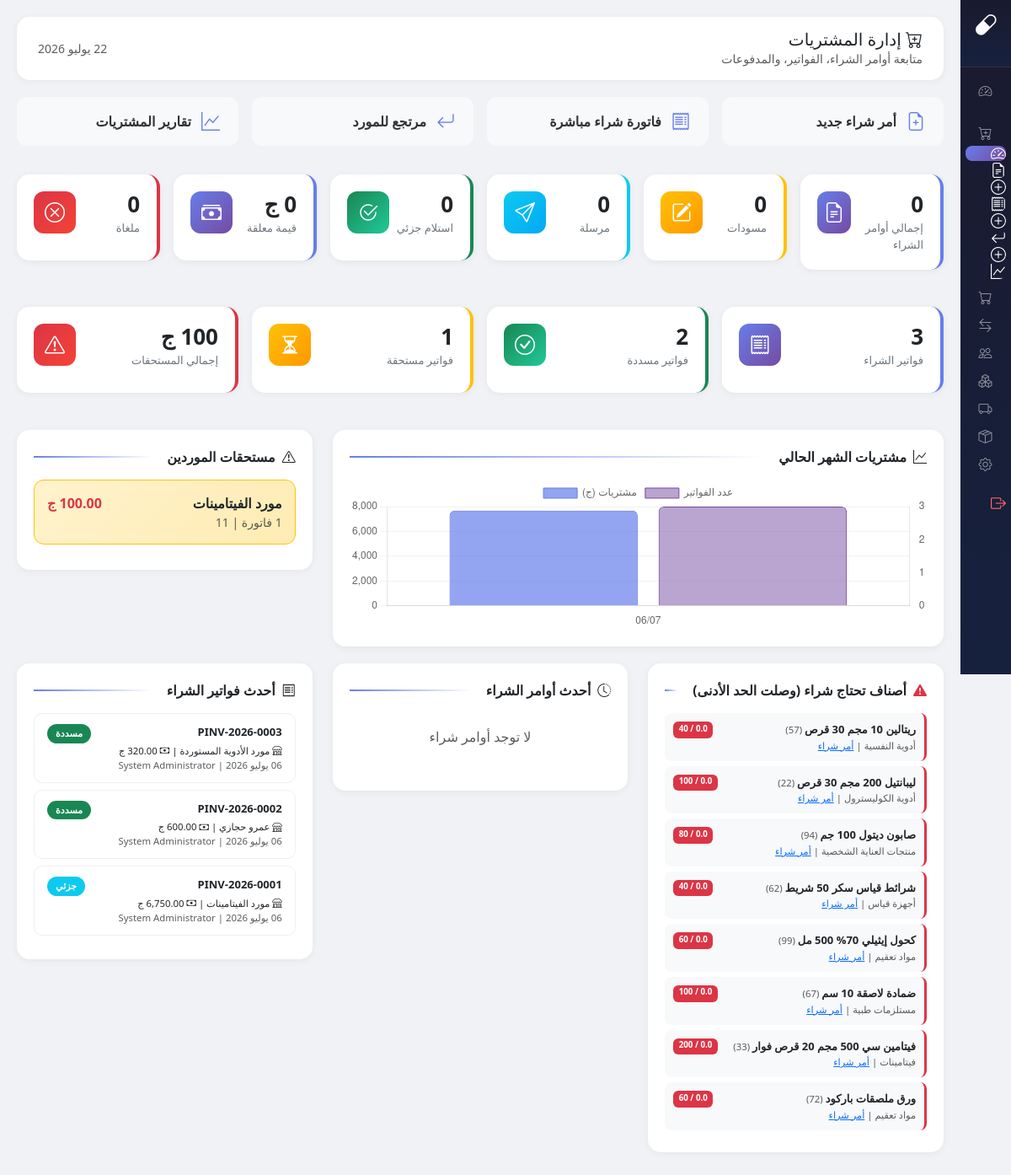
The app's page /modules/purchases/index.php (signed in), older data.
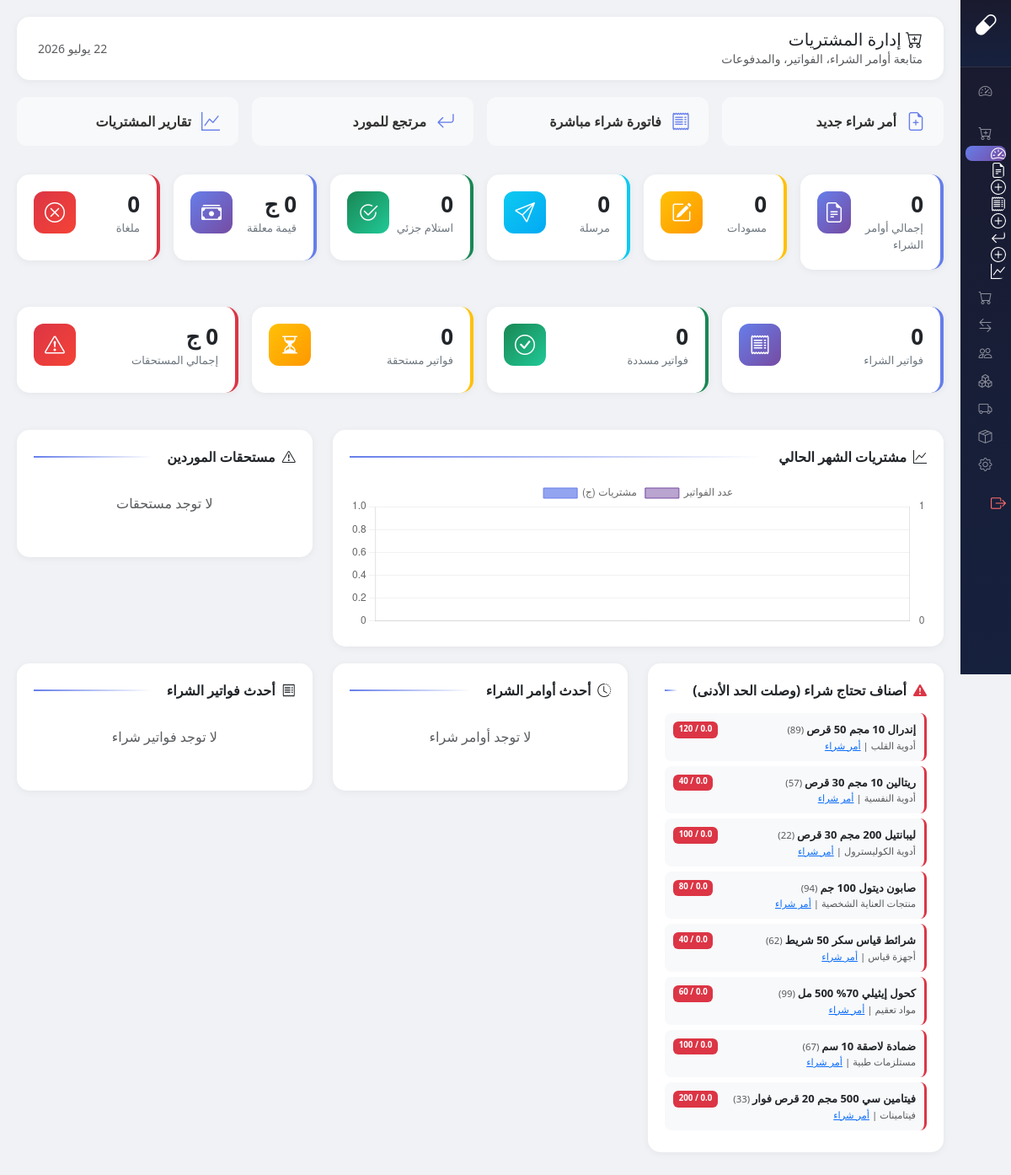
The same page, newer data.
### tables this page shows
CREATE TABLE `suppliers` (
  `id` int(11) NOT NULL,
  `supplier_code` varchar(20) NOT NULL COMMENT 'كود المورد التسلسلي',
  `supplier_name` varchar(100) NOT NULL,
  `phone` varchar(20) DEFAULT NULL,
  `email` varchar(100) DEFAULT NULL,
  `address` text DEFAULT NULL,
  `is_active` tinyint(1) DEFAULT 1,
  `created_at` timestamp NOT NULL DEFAULT current_timestamp(),
  `delivery_time` varchar(50) DEFAULT 'نفس اليوم',
  `delivery_time_id` int(11) DEFAULT NULL,
  `notes` text DEFAULT NULL,
  `source` enum('estock','manual') DEFAULT 'estock',
  `estock_id` decimal(18,0) DEFAULT NULL,
  `manual_code` varchar(50) DEFAULT NULL,
  `supplier_name_en` varchar(100) DEFAULT NULL,
  `supplier_type` varchar(20) DEFAULT 'company',
  `payment_type` varchar(20) DEFAULT 'cash',
  `credit_limit` decimal(12,2) DEFAULT 0.00,
  `grace_period` int(11) DEFAULT 0,
  `return_policy` text DEFAULT NULL,
  `instapay_number` varchar(50) DEFAULT NULL,
  `wallet_number` varchar(50) DEFAULT NULL,
  `deleted_at` datetime DEFAULT NULL,
  `created_by` int(11) DEFAULT NULL,
  `updated_at` timestamp NOT NULL DEFAULT current_timestamp() ON UPDATE current_timestamp()
);

CREATE TABLE `products` (
  `id` int(11) NOT NULL,
  `product_code` varchar(50) NOT NULL,
  `product_name` varchar(200) NOT NULL,
  `product_name_en` varchar(200) DEFAULT NULL,
  `scientific_name` varchar(200) DEFAULT NULL,
  `product_type_id` int(11) DEFAULT 1,
  `is_service` tinyint(1) DEFAULT 0,
  `hide_in_receipt` tinyint(1) DEFAULT 0,
  `is_shortage` tinyint(1) DEFAULT 0,
  `max_stock` float DEFAULT 0,
  `min_stock` float DEFAULT 0,
  `reorder_point` float DEFAULT 0,
  `category` varchar(100) DEFAULT NULL,
  `manufacturer` varchar(100) DEFAULT NULL,
  `category_id` int(11) DEFAULT NULL,
  `company_id` int(11) DEFAULT NULL,
  `sell_price` decimal(10,2) DEFAULT 0.00,
  `unit2_sell_price` decimal(10,2) DEFAULT 0.00,
  `unit3_sell_price` decimal(10,2) DEFAULT 0.00,
  `has_expire` tinyint(1) DEFAULT 0,
  `is_drug` tinyint(1) DEFAULT 0,
  `can_be_negative` tinyint(1) DEFAULT 0,
  `is_made` tinyint(1) DEFAULT 0,
  `print_barcode` int(11) DEFAULT 0,
  `barcode_type` varchar(20) DEFAULT NULL,
  `group_id` int(11) DEFAULT NULL,
  `cost_price` decimal(10,2) DEFAULT 0.00,
  `is_imported` tinyint(4) DEFAULT 0,
  `notes` text DEFAULT NULL,
  `print_internal_barcode` tinyint(1) DEFAULT 0,
  `allow_discount` tinyint(1) DEFAULT 1,
  `max_discount` decimal(5,2) DEFAULT 0.00,
  `unit1_id` int(11) DEFAULT NULL,
  `unit2_id` int(11) DEFAULT NULL,
  `unit3_id` int(11) DEFAULT NULL,
  `unit1_to_unit2` decimal(18,0) DEFAULT NULL,
  `unit1_to_unit3` decimal(18,0) DEFAULT NULL,
  `default_sale_unit` int(11) DEFAULT 1,
  `is_active` tinyint(1) DEFAULT 1,
  `created_at` timestamp NOT NULL DEFAULT current_timestamp(),
  `updated_at` timestamp NOT NULL DEFAULT current_timestamp() ON UPDATE current_timestamp(),
  `source` enum('estock','manual') DEFAULT 'estock',
  `estock_id` decimal(18,0) DEFAULT NULL,
  `manual_code` varchar(50) DEFAULT NULL
);

CREATE TABLE `product_categories` (
  `id` int(11) NOT NULL,
  `category_name_ar` varchar(100) NOT NULL,
  `category_name_en` varchar(100) DEFAULT NULL,
  `is_active` tinyint(4) DEFAULT 1,
  `created_at` timestamp NOT NULL DEFAULT current_timestamp()
);

CREATE TABLE `purchase_invoices` (
  `id` int(11) NOT NULL,
  `invoice_number` varchar(20) NOT NULL,
  `po_id` int(11) DEFAULT NULL,
  `supplier_id` int(11) NOT NULL,
  `branch_id` int(11) DEFAULT NULL,
  `store_id` int(11) DEFAULT NULL,
  `invoice_date` date NOT NULL DEFAULT curdate(),
  `due_date` date DEFAULT NULL,
  `status` enum('open','partial','paid','cancelled') NOT NULL DEFAULT 'open',
  `subtotal` decimal(12,2) NOT NULL DEFAULT 0.00,
  `discount_type` enum('percentage','fixed') DEFAULT NULL,
  `discount_value` decimal(12,2) DEFAULT 0.00,
  `vat_percent` decimal(5,2) DEFAULT 0.00,
  `vat_amount` decimal(12,2) DEFAULT 0.00,
  `shipping_cost` decimal(12,2) DEFAULT 0.00,
  `grand_total` decimal(12,2) NOT NULL DEFAULT 0.00,
  `paid_amount` decimal(12,2) DEFAULT 0.00,
  `remaining_amount` decimal(12,2) GENERATED ALWAYS AS (`grand_total` - `paid_amount`) STORED,
  `supplier_invoice_no` varchar(50) DEFAULT NULL,
  `notes` text DEFAULT NULL,
  `created_by` int(11) NOT NULL,
  `created_at` datetime DEFAULT current_timestamp(),
  `updated_at` datetime DEFAULT current_timestamp() ON UPDATE current_timestamp()
);

CREATE TABLE `users` (
  `id` int(11) NOT NULL,
  `username` varchar(50) NOT NULL,
  `password` varchar(255) NOT NULL,
  `full_name` varchar(100) NOT NULL,
  `role` enum('admin','pharmacist','purchaser','cashier') DEFAULT 'pharmacist',
  `branch_code` varchar(20) DEFAULT NULL,
  `phone` varchar(20) DEFAULT NULL,
  `is_active` tinyint(1) DEFAULT 1,
  `last_login` datetime DEFAULT NULL,
  `created_at` timestamp NOT NULL DEFAULT current_timestamp(),
  `updated_at` timestamp NOT NULL DEFAULT current_timestamp() ON UPDATE current_timestamp()
);

### modules/purchases/index.php (the view, shortened to what the changed rows need)
<?php
$db = getDB();
$today = date('Y-m-d');
$monthStart = date('Y-m-01');
$invStats = $db->query("
    SELECT
        COUNT(*) as total,
        SUM(CASE WHEN status='open' THEN 1 ELSE 0 END) as open,
        SUM(CASE WHEN status='partial' THEN 1 ELSE 0 END) as partial,
        SUM(CASE WHEN status='paid' THEN 1 ELSE 0 END) as paid,
        COALESCE(SUM(CASE WHEN status IN ('open','partial') THEN remaining_amount ELSE 0 END), 0) as total_dues,
        COALESCE(SUM(CASE WHEN invoice_date='$today' THEN grand_total ELSE 0 END), 0) as today_total
    FROM purchase_invoices
")->fetch();
$monthData = $db->query("
    SELECT DATE(invoice_date) as d, SUM(grand_total) as total, COUNT(*) as cnt
    FROM purchase_invoices
    WHERE invoice_date >= '$monthStart' AND status != 'cancelled'
    GROUP BY DATE(invoice_date) ORDER BY d
")->fetchAll();
$recentInvs = $db->query("
    SELECT pi.*, s.supplier_name, s.supplier_code, u.full_name as creator
    FROM purchase_invoices pi
    JOIN suppliers s ON pi.supplier_id = s.id
    JOIN users u ON pi.created_by = u.id
    ORDER BY pi.created_at DESC LIMIT 8
")->fetchAll();
$supplierDues = $db->query("
    SELECT s.id, s.supplier_name, s.supplier_code, s.phone,
           COUNT(pi.id) as inv_count,
           COALESCE(SUM(pi.remaining_amount), 0) as total_due
    FROM suppliers s
    JOIN purchase_invoices pi ON s.id = pi.supplier_id
    WHERE pi.status IN ('open','partial')
    GROUP BY s.id
    HAVING total_due > 0
    ORDER BY total_due DESC LIMIT 6
")->fetchAll();
$lowStock = $db->query("
    SELECT p.id, p.product_name, p.product_code, p.manual_code, p.min_stock, p.reorder_point,
           COALESCE(ii.quantity, 0) as current_qty,
           c.category_name_ar as category
    FROM products p
    LEFT JOIN inventory_items ii ON p.id = ii.product_id
    LEFT JOIN product_categories c ON p.category_id = c.id
    WHERE p.is_active = 1
      AND (ii.quantity <= p.reorder_point OR ii.quantity IS NULL)
      AND p.reorder_point > 0
    ORDER BY (ii.quantity / p.reorder_point) ASC
    LIMIT 8
")->fetchAll();
$inv_colors = ['open'=>'warning','partial'=>'info','paid'=>'success','cancelled'=>'danger'];
$inv_labels = ['open'=>'مفتوحة','partial'=>'جزئي','paid'=>'مسددة','cancelled'=>'ملغية'];
?>
<!DOCTYPE html>
<html lang="ar" dir="rtl">
<head>
    <link href="https://cdn.jsdelivr.net/npm/bootstrap@5.3.2/dist/css/bootstrap.rtl.min.css" rel="stylesheet">
    <link href="https://cdn.jsdelivr.net/npm/bootstrap-icons@1.11.1/font/bootstrap-icons.css" rel="stylesheet">
</head>
<body>
<div class="main-content">
    <div class="row g-3 mb-4">
        <div class="col-md-3"><div class="card1 primary"><div class="d-flex justify-content-between"><div><h3><?= intval($invStats['total'] ?? 0) ?></h3><p>فواتير الشراء</p></div><div class="icon-box"><i class="bi bi-receipt"></i></div></div></div></div>
        <div class="col-md-3"><div class="card1 success"><div class="d-flex justify-content-between"><div><h3><?= intval($invStats['paid'] ?? 0) ?></h3><p>فواتير مسددة</p></div><div class="icon-box"><i class="bi bi-check-circle"></i></div></div></div></div>
        <div class="col-md-3"><div class="card1 warning"><div class="d-flex justify-content-between"><div><h3><?= intval($invStats['open'] ?? 0) + intval($invStats['partial'] ?? 0) ?></h3><p>فواتير مستحقة</p></div><div class="icon-box"><i class="bi bi-hourglass-split"></i></div></div></div></div>
        <div class="col-md-3"><div class="card1 danger"><div class="d-flex justify-content-between"><div><h3><?= number_format(floatval($invStats['total_dues'] ?? 0), 0) ?> ج</h3><p>إجمالي المستحقات</p></div><div class="icon-box"><i class="bi bi-exclamation-triangle"></i></div></div></div></div>
    </div>
    <div class="row">
        <div class="col-lg-8">
            <div class="sec-card">
                <div class="sec-title"><i class="bi bi-graph-up"></i> مشتريات الشهر الحالي</div>
                <canvas id="purchaseChart" height="100"></canvas>
            </div>
        </div>
        <div class="col-lg-4">
            <div class="sec-card">
                <div class="sec-title"><i class="bi bi-exclamation-triangle"></i> مستحقات الموردين</div>
                <?php foreach($supplierDues as $sd){ ?>
                <div class="due-card">
                    <div class="d-flex justify-content-between">
                        <strong><?= $sd['supplier_name'] ?></strong>
                        <span class="text-danger fw-bold"><?= number_format(floatval($sd['total_due'] ?? 0), 2) ?> ج</span>
                    </div>
                    <small class="text-muted"><?= $sd['inv_count'] ?> فاتورة | <?= $sd['supplier_code'] ?></small>
                </div>
                <?php } ?>
                <?php if(empty($supplierDues)){ ?><p class="text-muted text-center py-3">لا توجد مستحقات</p><?php } ?>
            </div>
        </div>
    </div>
    <div class="row">
        <div class="col-lg-4">
            <div class="sec-card">
                <?php foreach($lowStock as $ls){ ?>
                <div class="lowstock-row">
                    <div class="d-flex justify-content-between">
                        <div><strong><?= $ls['product_name'] ?></strong><small class="text-muted"> (<?= $ls['product_code'] ?>)</small></div>
                        <span class="badge bg-danger"><?= number_format(floatval($ls['current_qty'] ?? 0), 1) ?> / <?= $ls['reorder_point'] ?></span>
                    </div>
                    <small class="text-muted"><?= $ls['category'] ?> | <a href="orders/create.php?product_id=<?= $ls['id'] ?>" class="text-primary">أمر شراء</a></small>
                </div>
                <?php } ?>
            </div>
        </div>
        <div class="col-lg-4">
            <div class="sec-card">
                <div class="sec-title"><i class="bi bi-receipt"></i> أحدث فواتير الشراء</div>
                <?php foreach($recentInvs as $inv){ ?>
                <div class="inv-row">
                    <div class="d-flex justify-content-between">
                        <strong><?= $inv['invoice_number'] ?></strong>
                        <span class="status-pill bg-<?= $inv_colors[$inv['status']] ?>"><?= $inv_labels[$inv['status']] ?></span>
                    </div>
                    <div><small><i class="bi bi-shop"></i> <?= $inv['supplier_name'] ?> | <i class="bi bi-cash"></i> <?= number_format(floatval($inv['grand_total'] ?? 0), 2) ?> ج</small></div>
                    <small class="text-muted"><?= arabicDate($inv['invoice_date']) ?> | <?= $inv['creator'] ?></small>
                </div>
                <?php } ?>
                <?php if(empty($recentInvs)){ ?><p class="text-muted text-center py-3">لا توجد فواتير شراء</p><?php } ?>
            </div>
        </div>
    </div>
</div>
<script>
const ctx=document.getElementById('purchaseChart').getContext('2d');
const data=<?= json_encode($monthData) ?>;
new Chart(ctx,{
    type:'bar',
    data:{labels:data.map(d=>d.d.substring(8)+'/'+d.d.substring(5,7)),datasets:[{
        label:'مشتريات (ج)',data:data.map(d=>d.total),backgroundColor:'rgba(102,126,234,0.7)',borderColor:'#667eea',borderWidth:1,borderRadius:6
    },{label:'عدد الفواتير',data:data.map(d=>d.cnt),backgroundColor:'rgba(118,75,162,0.5)',borderColor:'#764ba2',borderWidth:1,borderRadius:6,yAxisID:'y1'}]},
    options:{responsive:true,maintainAspectRatio:false,plugins:{legend:{position:'top'}},scales:{y:{beginAtZero:true,grid:{color:'rgba(0,0,0,0.05)'}},y1:{position:'right',beginAtZero:true,grid:{display:false},ticks:{stepSize:1}},x:{grid:{display:false}}}}
});
</script>
</body>
</html>

Row changes from the older to the newer data that the page shows:
no longer on this page (row unchanged): suppliers: supplier_name "مورد الفيتامينات", total_due "100.00", supplier_code "11"
no longer on this page (row unchanged): products: product_name "ورق ملصقات باركود", product_code "72", reorder_point "60", product_categories.category_name_ar "مواد تعقيم"
removed purchase_invoices: invoice_number "PINV-2026-0003", status "مسددة", supplier.supplier_name "مورد الأدوية المستوردة", grand_total "320.00", created_by.full_name "System Administrator"
removed purchase_invoices: invoice_number "PINV-2026-0002", status "مسددة", supplier.supplier_name "عمرو حجازي", grand_total "600.00", created_by.full_name "System Administrator"
removed purchase_invoices: invoice_number "PINV-2026-0001", status "جزئي", supplier.supplier_name "مورد الفيتامينات", grand_total "6,750.00", created_by.full_name "System Administrator"
now on this page (row unchanged): products: product_name "إندرال 10 مجم 50 قرص", product_code "89", current_qty "0.0", reorder_point "120", product_categories.category_name_ar "أدوية القلب"
Text that changed along with them:
$invStats['total']: "3" → "0"
$invStats['paid']: "2" → "0"
intval($invStats['open'] ?? 0) + intval($invStats['partial'] ?? 0): "1" → "0"
$invStats['total_dues']: "100" → "0"
chart data {{ json_encode($monthData) }}: [{"d":"2026-07-06","total":"7670.00","cnt":3}] → []
text now shown: "لا توجد مستحقات لا توجد فواتير شراء"
